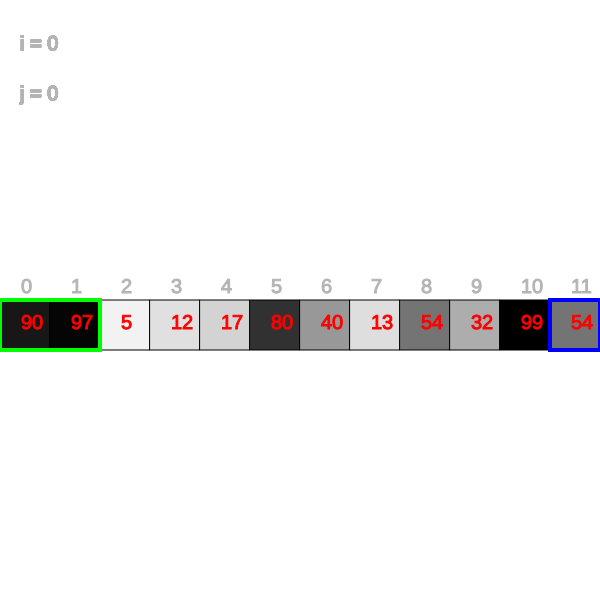
Frame 1 (no input)
Frame 60 (no input): identical to frame 1, image omitted
Frame 120 (the mouse pressed at the canvas centre since frame 60): identical to frame 1, image omitted

The p5.js sketch that drew this single still picture (run headless with seeded random() and noise() and a simulated clock; from frame 60 on, the mouse is pressed at the canvas centre):

// p5.js sketch
// ── sketch.js
let i,j; // main Counter variables for sorting loop
let arr = []; // arr to be sorted
let showSwap; // turns true if swapping is possible
let UpperBound; // upperbound of randomly genrating values
let nos; // number of values in arr
let next; // turns true if program is ready to render next iter
let sorted = false; // turns true if the arr is sorted
let autorun; // if turned true, there's no need to click 
let resetBtn; // if clicked a new animation will start with new set of random character
let fpsSlider; // fps slider if autorun is on
let nosInp; // takes nos for input

let firstClick = false; // fixes a bug temporarily ie. if reset is clicked, it automaticaly moves to the first iteration
function setup(){
    createCanvas(600,600);
    i =0;j = 0;
    autorun = createCheckbox("Autorun");
    resetBtn = createButton("Reset");
    fpsSlider = createSlider(0,60);
    resetBtn.elt.addEventListener("click", resetAnim);
    nosInp = createInput("12");
    showSwap = false;
    UpperBound = 99;
    sorted = false;
    next = false;
    nos = 12;
    intitializeArr();   
}

/**
 * Resets the animation by changing the values to default and intializing arr with new set of random arr
 */
function resetAnim(){
    nos = parseInt(nosInp.value())
    intitializeArr();
    i = 0;
    j = 0;
    firstClick = true;
    sorted = false;
}

function intitializeArr(){
    arr = [];
    for(k = 0; k<nos; k++){
        arr[k] = (int)(Math.random()*UpperBound+1);
    }
}
function draw(){
    background(255);
    if(autorun.checked()) next = true // if autorun turned on automatically turn to next Move
    
    if(i>= arr.length-1){
        i = 0;
        // i = 0; i<arr.length-1
        sorted = true; // obvious that if the loop has ended the arr is sorted
        console.log(arr)
    }
    if(j>=arr.length-1-i){
        i++; // if one iteration from the inner loop has ended the next iteration of outer loop will start
        j=0;
    }
    
    if(next)
    {

    // swapping values
    if(arr[j+1]<arr[j]){
        let tmp = arr[j];
        arr[j] = arr[j+1];
        arr[j+1] = tmp;
        showSwap = true; // this will help in animating and showing some info
    }else{
        showSwap = false;
    }

    
    if(!showSwap)j++; // if theres some swapping to show then this increment can wait for a frame
    next = false; // this move has ended, getting ready for new move
    }

    // finally diaplaying something to screen 
    drawArr(arr);

    // tweaking framerate
    // note: frame rate can only be changed if its autorun mode
    if(autorun.checked()){
        frameRate(fpsSlider.value());
    }else{
        frameRate(60);
    }
}

function mouseClicked(){

    // the bug discussed earlier
    if(firstClick) firstClick = false;
    else next = true; // if mouse clicked move to next 
}




function drawArr(arr){
    s = width/arr.length;
    stroke(0);
    for(k = 0; k<arr.length; k++){
        stroke(0);
        strokeWeight(1);
        // those grids
        fill(map(arr[k], 0, UpperBound, 255, 0));
        rect(s*k, width/2, s);
        // Text 
        if(nos<26){
            if(nos>15) textSize(13)
            else textSize(20);
            stroke(255,0,0);
            // red ones
            fill(255, 0 ,0);
            text(`${arr[k]}`, s*k + s/2 - 4, width/2 + s/2 + 4);
            // grey ones
            stroke(180);
            fill(180);
            text(`${k}`, s*k + s/2 - 4, width/2-s/1.4 + s/2 + 4);
            text(`i = ${i}`, 20, s);
            text(`j = ${j}`, 20, 2*s);
            // swap 
            if (showSwap && k == j){
                text("Swap", s*k + s/2, width/2 + 1.4*s)
            }
            strokeWeight(4); // STROKEWEIGHT FOR SELECTORS
        }else{
            strokeWeight(2); // STROKEWEIGHT FOR SELECTORS
        }
        
        // selectors
        if(!sorted){
            noFill();
            stroke(0,0,255)
            rect((arr.length-1-i)*s, width/2, (i+1)*s, s)
            stroke(0,255,0);
            rect(j*s, width/2, 2*s, s);
        }

    }
}
